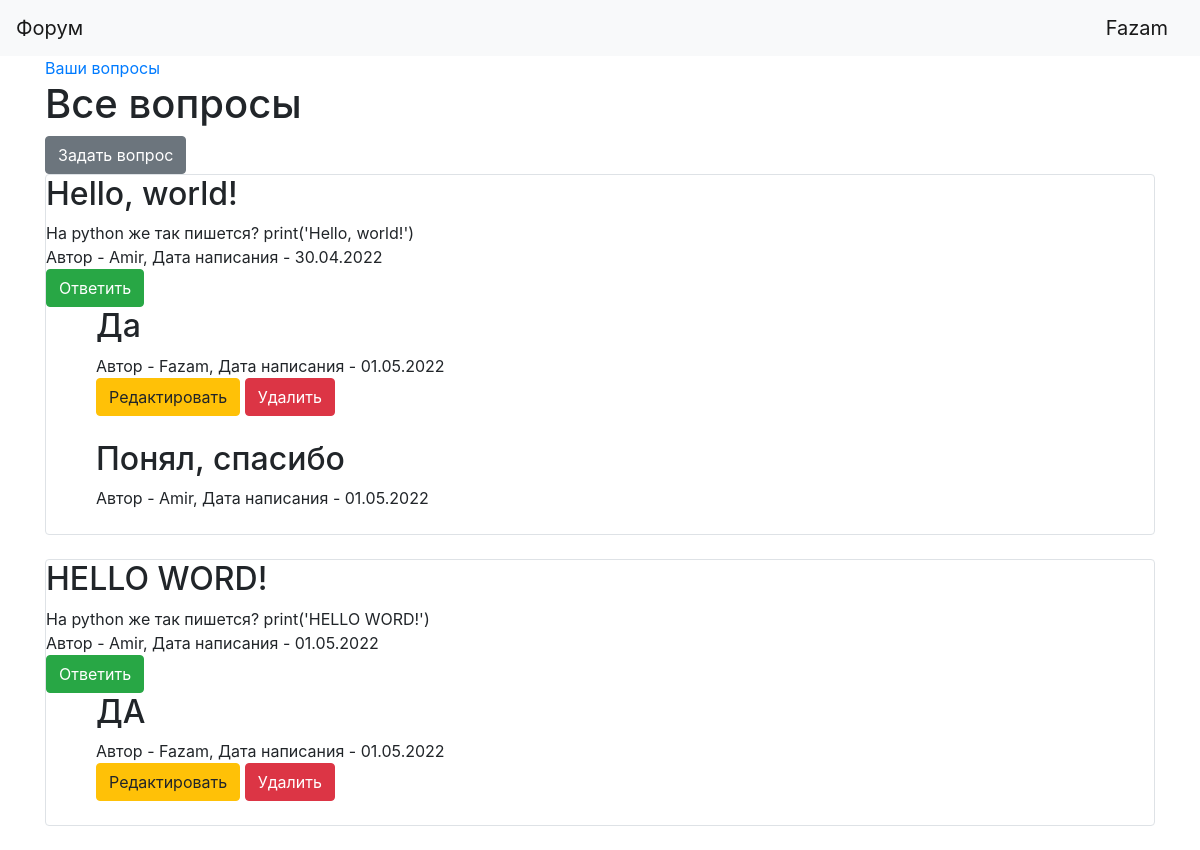
/all_questions (signed in), run on the app's committed database.
### data/user.py (models this page shows, shortened)
class User(SqlAlchemyBase, UserMixin):
    __tablename__ = 'users'
    id = sqlalchemy.Column(sqlalchemy.Integer,
                           primary_key=True, autoincrement=True)
    name = sqlalchemy.Column(sqlalchemy.String, nullable=True)
    about = sqlalchemy.Column(sqlalchemy.String, nullable=True)
    email = sqlalchemy.Column(sqlalchemy.String,
                              index=True, unique=True, nullable=True)
    hashed_password = sqlalchemy.Column(sqlalchemy.String, nullable=True)
    created_date = sqlalchemy.Column(sqlalchemy.String,
                                     default=datetime.datetime.now().strftime('%d.%m.%Y'))
    questions = orm.relation("Question", back_populates='user')
    answers = orm.relation("Answer", back_populates='user')

### data/question.py (models this page shows)
class Question(SqlAlchemyBase):
    __tablename__ = 'questions'
    id = sqlalchemy.Column(sqlalchemy.Integer,
                           primary_key=True, autoincrement=True)
    title = sqlalchemy.Column(sqlalchemy.String, nullable=True)
    content = sqlalchemy.Column(sqlalchemy.String, nullable=True)
    created_date = sqlalchemy.Column(sqlalchemy.String,
                                     default=datetime.datetime.now().strftime('%d.%m.%Y'))
    user_id = sqlalchemy.Column(sqlalchemy.Integer,
                                sqlalchemy.ForeignKey("users.id"))
    user = orm.relation('User')

### data/answer.py (models this page shows)
class Answer(SqlAlchemyBase):
    __tablename__ = 'answers'
    id = sqlalchemy.Column(sqlalchemy.Integer,
                           primary_key=True, autoincrement=True)
    content = sqlalchemy.Column(sqlalchemy.String, nullable=True)
    created_date = sqlalchemy.Column(sqlalchemy.String,
                                     default=datetime.datetime.now().strftime('%d.%m.%Y'))
    question_id = sqlalchemy.Column(sqlalchemy.Integer, sqlalchemy.ForeignKey("questions.id"))
    user_id = sqlalchemy.Column(sqlalchemy.Integer,
                                sqlalchemy.ForeignKey("users.id"))
    user = orm.relation('User')

### main.py (the view)
@app.route('/all_questions')
def all_questions():
    db_sess = db_session.create_session()
    questions = db_sess.query(Question)
    answers = []
    for question in questions:
        answer = db_sess.query(Answer).filter(Answer.question_id == question.id)
        answers.append(answer)
    return render_template('all_questions.html', question=questions,
                           current_user=current_user, answers=answers,
                           title='Все вопросы')

### data/db_session.py (called while the page is built)
def create_session() -> Session:
    global __factory
    return __factory()

### main.py (called while the page is built)
@login_manager.user_loader
def load_user(user_id):
    db_sess = db_session.create_session()
    return db_sess.query(User).get(user_id)

### templates/all_questions.html
{% extends "base.html" %}
{% block content %}
<a href="/">Ваши вопросы</a>
<h1>Все вопросы</h1>
{% if current_user.is_authenticated %}
    <a href="question" class="btn btn-secondary">Задать вопрос</a>
{% endif %}
{% for item in question%}
<div class="col-md6 border rounded">
    <h2>{{item.title}}</h2>
    <div>
        {{item.content}}
    </div>
    <div>
        Автор - {{item.user.name}}, Дата написания - {{item.created_date}}
    </div>
    {% if current_user.is_authenticated %}
        <div>
            <a href="/new_answer/{{ item.id }}" class="btn btn-success">
                Ответить
            </a>
        </div>
    {% endif %}
    {% set loop_index = loop.index0 %}
    {% for answer in answers[loop_index] %}
    <div style="padding-left:50px">
        <h2>{{answer.content}}</h2>
        <div>
            Автор - {{answer.user.name}}, Дата написания - {{answer.created_date}}
        </div>
        {% if current_user.is_authenticated and current_user == answer.user %}
            <div>
                <a href="/answer/{{ answer.id }}" class="btn btn-warning">
                    Редактировать
                </a>
                <a href="/answer_delete/{{ answer.id }}" class="btn btn-danger">
                    Удалить
                </a>
            </div>
        {% endif %}
    </div><br>
    {% endfor %}
</div><br>
{% endfor %}
{% endblock %}

### templates/base.html (shortened to what this page needs)
<!doctype html>
<html lang="en">
<head>
    <link rel="stylesheet"
          href="https://stackpath.bootstrapcdn.com/bootstrap/4.4.1/css/bootstrap.min.css"
>
</head>
<body>
<header>
    <nav class="navbar navbar-light bg-light">
        <a class="navbar-brand" href="#">Форум</a>
        {% if current_user.is_authenticated %}
            <a class="navbar-brand" href="/logout">{{ current_user.name }}</a>
        {% else %}
            <p>
                <a class="btn btn-primary " href="/register">Зарегистрироваться</a>
                <a class="btn btn-success" href="/login">Войти</a>
            </p>
        {% endif %}
    </nav>
</header>
<main role="main" class="container">
    {% block content %}{% endblock %}
</main>
</body>
</html>

### data on the page
User: name "Fazam"
Question: title "Hello, world!", content "На python же так пишется? print('Hello, world!')", user.name "Amir", created_date "30.04.2022"
Answer: content "Да", user.name "Fazam", created_date "01.05.2022"
Answer: content "Понял, спасибо", user.name "Amir", created_date "01.05.2022"
Question: title "HELLO WORD!", content "На python же так пишется? print('HELLO WORD!')", user.name "Amir", created_date "01.05.2022"
Answer: content "ДА", user.name "Fazam", created_date "01.05.2022"
